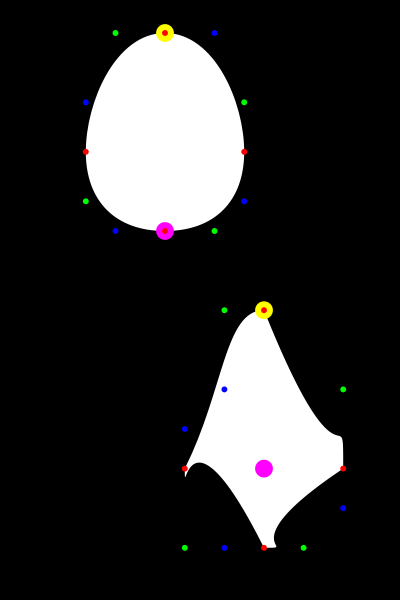
Frame 1 (no input)
Frame 60 (the mouse pressed at the canvas centre just before this capture): identical to frame 1, image omitted
Frame 120 (the mouse held since frame 60 and released just before this capture): identical to frame 1, image omitted

The Processing sketch that drew this single still picture (run headless with seeded random() and noise(); from frame 60 on, the mouse is pressed at the canvas centre):

// Processing sketch: Eggs
// ── Eggs.pde
Egg e1;
void setup()  
{
  size(400, 600);
  smooth();
  e1 = new Egg(66, 132, 66);
}
class Egg {
  float x, y; // X-coordinate, y-coordinate
  float angle; // Used to define the tilt
  float scalar; // Height of the egg
  // Constructor
  Egg(int xpos, int ypos, float s) {
    x = xpos;
    y = ypos;
    scalar = s / 100.0;
  }
  void display() {
    noStroke();
    fill(255);
    translate(x, y);
    scale(scalar);
scale(3.0); translate(50, 50);
    beginShape();
    vertex(0, -100);
    bezierVertex(25, -100, 40, -65, 40, -40);
    bezierVertex(40, -15, 25, 0, 0, 0);
    bezierVertex(-25, 0, -40, -15, -40, -40);
    bezierVertex(-40, -65, -25, -100, 0, -100);
    endShape();
fill(#FF00FF);
ellipse(0, 0, 9, 9);
fill(#FFFF00);
ellipse(0, -100, 9, 9);
fill(#0000FF);
ellipse(25, -100, 3, 3);
ellipse(40, -15, 3, 3);
ellipse(-25, 0, 3, 3);
ellipse(-40, -65, 3, 3);
fill(#00FF00);
ellipse(40, -65, 3, 3);
ellipse(25, 0, 3, 3);
ellipse(-40, -15, 3, 3);
ellipse(-25, -100, 3, 3);
fill(#FF0000);
ellipse(40, -40, 3, 3);
ellipse(0, 0, 3, 3);
ellipse(-40, -40, 3, 3);
ellipse(0, -100, 3, 3);

    fill(255);
translate(50, 120);
    beginShape();
vertex(0, -80);
bezierVertex(40, 20, 40, -40, 40, 0);
bezierVertex(-20, 40, 20, 40, 0, 40);
bezierVertex(-40, -40, -40, 20, -40, 0);
bezierVertex(-20, -40, -20, -80, 0, -80); 
endShape();

fill(#FF00FF);
ellipse(0, 0, 9, 9);
fill(#FFFF00);
ellipse(0, -80, 9, 9);
fill(#0000FF);
ellipse(40, 20, 3, 3);
ellipse(-20, 40, 3, 3);
ellipse(-40, -20, 3, 3);
ellipse(-20, -40, 3, 3);
fill(#00FF00);
ellipse(40, -40, 3, 3);
ellipse(20, 40, 3, 3);
ellipse(-40, 40, 3, 3);
ellipse(-20, -80, 3, 3);
fill(#FF0000);
ellipse(40, 0, 3, 3);
ellipse(0, 40, 3, 3);
ellipse(-40, 0, 3, 3);
ellipse(0, -80, 3, 3);
  }
}
void draw()  
{
  background(0);
  e1.display();
} 


// ── BezierHelper.pde
float BezierHelper_prevX = 0;
float BezierHelper_prevY = 0;

void Vertex(float x, float y)
{
  pushStyle();
  ellipseMode(CENTER);
  noStroke();
  // Reference point (if Bézier curve is drawn close of 0 and translated)
  fill(#FF00FF, 200);
  ellipse(0, 0, 5, 5);
  // Starting point of the curve
  fill(#FFFF00, 200);
  ellipse(x, y, 5, 5);
  popStyle();

  BezierHelper_prevX = x;
  BezierHelper_prevY = y;

  vertex(x, y);
}

void BezierVertex(float cx1, float cy1, float cx2, float cy2, float x, float y)
{
  pushStyle();
  rectMode(CORNERS);
  ellipseMode(CENTER);

  // Anchor point
  fill(#0000FF, 200);
  noStroke();
  rect(x-1, y-1, x+1, y+1);

  // First control point
  stroke(#00FF00, 220);
  strokeWeight(1);
  line(BezierHelper_prevX, BezierHelper_prevY, cx1, cy1);
  fill(#00FF00, 200);
  noStroke();
  ellipse(cx1, cy1, 3, 3);

  // Second control point
  stroke(#FF0000, 220);
  strokeWeight(1);
  line(x, y, cx2, cy2);
  fill(#FF0000, 200);
  noStroke();
  ellipse(cx2, cy2, 3, 3);
  popStyle();

  BezierHelper_prevX = x;
  BezierHelper_prevY = y;

  bezierVertex(cx1, cy1, cx2, cy2, x, y);
}
